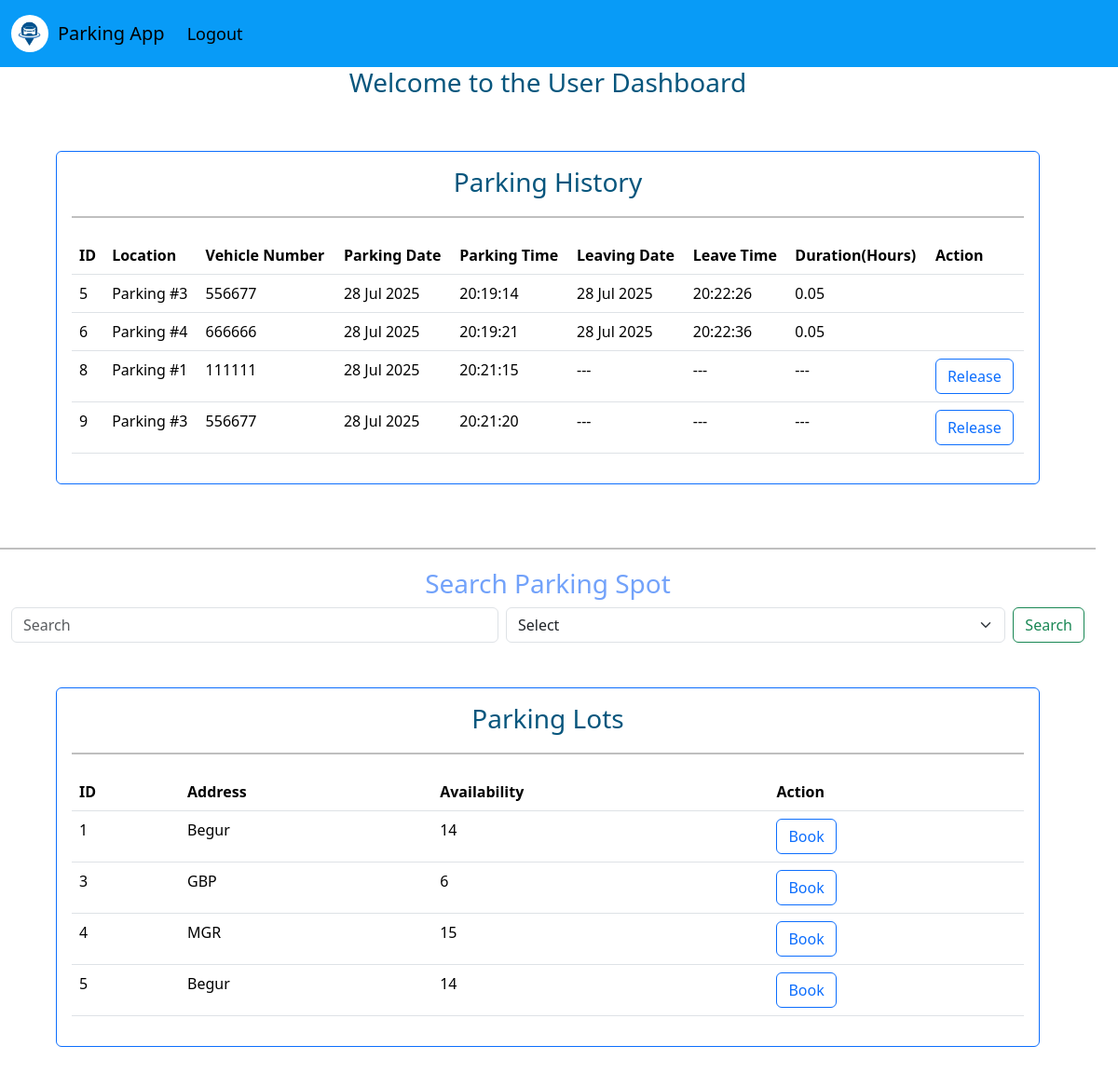
The app's page / (signed in) with its own data.
### controllers/database.py (models this page shows)
class Reservation(db.Model):
    id = db.Column(db.Integer, primary_key=True)
    spot_id = db.Column(db.Integer, db.ForeignKey('parking_spot.id'), nullable=False)
    user_id = db.Column(db.Integer, db.ForeignKey('user.id'), nullable=False)
    vehicle_number = db.Column(db.String(20), nullable=False)
    parking_timestamp = db.Column(db.DateTime)
    leaving_timestamp = db.Column(db.DateTime, nullable=True)
    cost_per_hour = db.Column(db.Float, nullable=True) # Cost per unit time

class ParkingLot(db.Model):
    id = db.Column(db.Integer, primary_key=True, autoincrement=True)
    prime_location_name = db.Column(db.String(100), nullable=False)
    address = db.Column(db.String(200), nullable=False)
    pin_code = db.Column(db.String(10), nullable=False)
    price = db.Column(db.Float, nullable=False)
    maximum_number_of_spots = db.Column(db.Integer, nullable=False)
    spots = db.relationship('ParkingSpot', backref='lot', lazy=True, cascade="all, delete-orphan")

### app.py (the view)
@app.route("/")
def home():
    if session.get("user_email", None):
        user = User.query.filter_by(email = session.get("user_email")).first()
        lots = ParkingLot.query.all()
        spots = ParkingSpot.query.all()
        search = request.args.get('search', None)
        search_type = request.args.get('search_type',None)
        if search_type == 'location':
            search_results = ParkingLot.query.filter_by( address = search ).all()
        elif search_type == 'pincode':
            search_results = ParkingLot.query.filter_by( pin_code = search ).all()
        else:
            search_results = ParkingLot.query.all()
        reservations = Reservation.query.filter_by(user_id = user.id).all()
        return render_template("home.html", lots = lots, spots = spots, search_results=search_results, reservations=reservations)
    else:
        return render_template("home.html")

### templates/home.html (shortened to what this page needs)
{% extends 'base.html' %}
{% block body %}
    <div class = 'container-fluid row justify-content-center'>
        {% if not session.get('user_email', None) %}
            <h3 class="text-center" style="color: #07567d;">Welcome to the Parking App</h3>
            <div class="container mt-5">
            <div class="row justify-content-center">
                <div class="col-md-6 col-lg-4">
                    <div class="card p-4 shadow">
                        <div class="card-body text-center">
                            <h3 class="card-title mb-3">🚗 Vehicle Parking App</h3>
                            <h5 class="mb-3 text-primary">User Access</h5>
                            <ul class="text-start list-group list-group-flush mb-3">
                                <li class="list-group-item">✔ Register and log in to your personal dashboard</li>
                                <li class="list-group-item">✔ View available parking lots across locations</li>
                                <li class="list-group-item">✔ Reserve a parking spot in seconds</li>
                                <li class="list-group-item">✔ Automatically get the first available slot</li>
                                <li class="list-group-item">✔ Track your parking history, time, and cost</li>
                            </ul>
                        </div>
                    </div>
                </div>
            </div>
            </div>
            <div class="mt-5 text-center">
                <h4>📍 Why Use This App?</h4>
                <p>No paper tokens. Fast, real-time spot allocation. Built with simplicity and automation in mind.</p>
            </div>
        {% else %}
            {% if session.get('user_email', None) == 'admin@gmail.com' %}
                {% include 'admindashboard.html' %}
            {% else %}
                {% include 'userdashboard.html' %}
            {% endif %}
        {% endif %}
    </div>
{% endblock body %}

### templates/userdashboard.html (shortened to what this page needs)
{% block body %}
    <h3 class="text-center" style="color: #07567d;">Welcome to the User Dashboard</h3>
    <div>
        <div class="card border-primary m-5">
            <div class="card-body">
                <h3 class="text-center" style="color: #07567d;">Parking History </h3>
                <hr style="border: 1px solid #000; width: 100%; margin: 20px auto;">
                <table class="table table-hover">
                    <thead>
                        <tr>
                            <th scope="col">ID</th>
                            <th scope="col">Location</th>
                            <th scope="col">Vehicle Number</th>
                            <th scope="col">Parking Date</th>
                            <th scope="col">Parking Time</th>
                            <th scope="col">Leaving Date</th>
                            <th scope="col">Leave Time</th>
                            <th scope="col">Duration(Hours)</th>
                            <th scope="col"> Action</th>
                        </tr>
                    </thead>
                    <tbody>
                        {% for reservation in reservations %}
                        <tr>
                            <td>{{ reservation.id }}</td>
                            <td>{{ reservation.spot.lot.prime_location_name }}</td>
                            <td>{{ reservation.vehicle_number }}</td>
                            <td>{{ reservation.parking_timestamp.strftime('%d %b %Y')}}</td>
                            <td>{{ reservation.parking_timestamp.strftime('%H:%M:%S') }}</td>
                            <td>{{ reservation.leaving_timestamp.strftime('%d %b %Y') if reservation.leaving_timestamp else '---' }}</td>
                            <td>{{ reservation.leaving_timestamp.strftime('%H:%M:%S') if reservation.leaving_timestamp else '---' }}</td>
                            {% set duration = (reservation.leaving_timestamp - reservation.parking_timestamp).total_seconds() / 3600 if reservation.leaving_timestamp else 'N/A' %}
                            <td>{{ "%.2f"|format(duration) if duration != 'N/A' else '---' }}</td>
                            <td>
                                {% if not reservation.leaving_timestamp %}
                                    <a class="btn btn-outline-primary" href="{{ url_for('release',spot_id=reservation.spot.id) }}" role="button" > Release </a>
                                {% endif %}
                            </td>
                        </tr>
                        {% endfor %}
                    </tbody>
                </table>
            </div>
        </div>
    </div>
    <hr style="border: 1px solid #000; width: 100%; margin: 20px auto;">
<h3 class="text-center" style="color: rgb(114, 162, 250);">Search Parking Spot</h3>
<form class = "d-flex" role="search" method="GET" action="{{ url_for('home') }}">
    <input class="form-control me-2" type="search" placeholder="Search" aria-label="Search" name="search">
    <select class="form-select me-2" aria-label="Default select example" name="search_type">
        <option selected>Select</option>
    </select>
    <input class="btn btn-outline-success" type="submit" value="Search">
</form>
<div>
    <div class="card border-primary m-5">
        <div class="card-body">
            <h3 class="text-center" style="color: #07567d;"> Parking Lots </h3>
            <hr style="border: 1px solid #000; width: 100%; margin: 20px auto;">
            <table class="table table-hover">
                <thead>
                    <tr>
                        <th scope="col">ID</th>
                        <th scope="col"> Address </th>
                        <th scope="col"> Availability </th>
                        <th scope="col"> Action </th>
                    </tr>
                </thead>
                <tbody>
                    {% for result in search_results %}
                    <tr>
                        <td>{{ result.id }}</td>
                        <td>{{ result.address }}</td>
                        <td>{{ result.spots | selectattr('status', 'equalto', 'A') | list | length }}</td>
                        <td>
                            <a class="btn btn-outline-primary" href="{{ url_for('booking', lot_id=result.id) }}" role="button"> Book </a>
                        </td>
                    </tr>
                    {% endfor %}
                </tbody>
            </table>
        </div>
    </div>
</div>
{% endblock body %}

### records on screen
Reservation: id "5", spot.lot.prime_location_name "Parking #3", vehicle_number "556677", parking_timestamp "28 Jul 2025", parking_timestamp "20:19:14", leaving_timestamp "28 Jul 2025", leaving_timestamp "20:22:26", value "0.05"
Reservation: id "6", spot.lot.prime_location_name "Parking #4", vehicle_number "666666", parking_timestamp "28 Jul 2025", parking_timestamp "20:19:21", leaving_timestamp "28 Jul 2025", leaving_timestamp "20:22:36", value "0.05"
Reservation: id "8", spot.lot.prime_location_name "Parking #1", vehicle_number "111111", parking_timestamp "28 Jul 2025", parking_timestamp "20:21:15", leaving_timestamp "---", value "---"
Reservation: id "9", spot.lot.prime_location_name "Parking #3", vehicle_number "556677", parking_timestamp "28 Jul 2025", parking_timestamp "20:21:20", leaving_timestamp "---", value "---"
ParkingLot: id "1", address "Begur", spots|selectattr "14"
ParkingLot: id "3", address "GBP", spots|selectattr "6"
ParkingLot: id "4", address "MGR", spots|selectattr "15"
ParkingLot: id "5", address "Begur", spots|selectattr "14"
